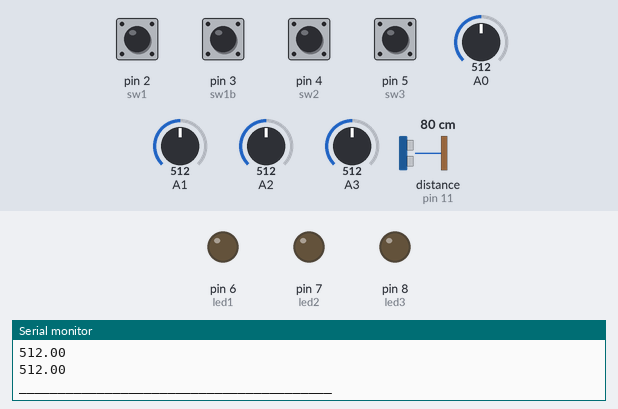
Simulated run of this sketch. Board: Arduino Uno, built with avr-gcc and run on an emulated ATmega328P. Parts: output pins drawn as LEDs (lit = HIGH), the last lines printed to the serial monitor. Wiring (inferred from the names in the program): ultrasonic range finder: trigger pin 10; echo pin 11. The test bench sets the inputs (shaded band); at power-on: pin 2 (sw1), pin 3 (sw1b), pin 4 (sw2), pin 5 (sw3) HIGH, A0 = 512, A1 = 512, A2 = 512, A3 = 512, distance to the obstacle (sensor on pin 11) 80 cm. The echo pulse lasts 58.3 µs per cm; pins used as bus, display or sensor lines are not drawn.

Above: at 1.2 s.
1.3 s: A0 set to 87
2.8 s: A0 set to 76
At 3.2 s:
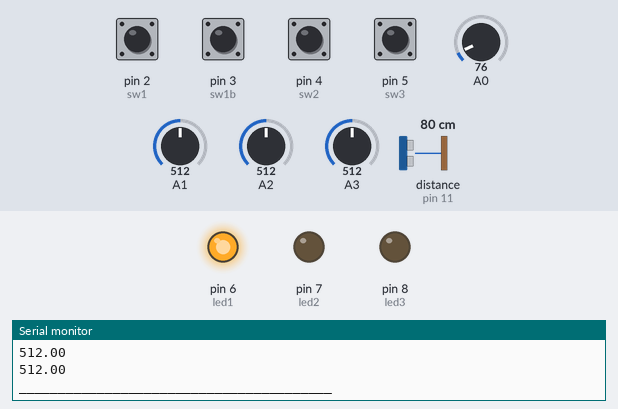
4.3 s: pin 4 (sw2) pulled LOW for 0.15 s
At 4.46 s:
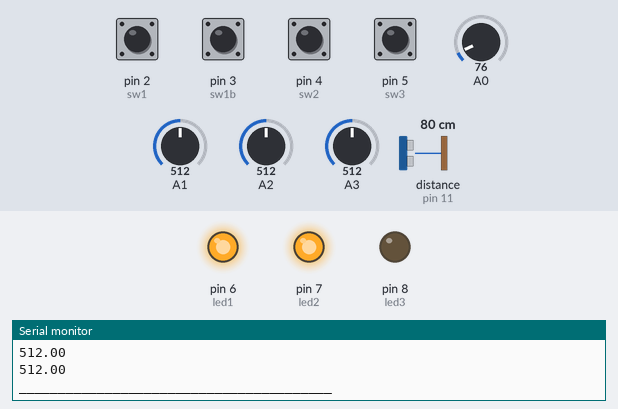
6.0 s: pin 5 (sw3) pulled LOW for 0.15 s
At 6.19 s:
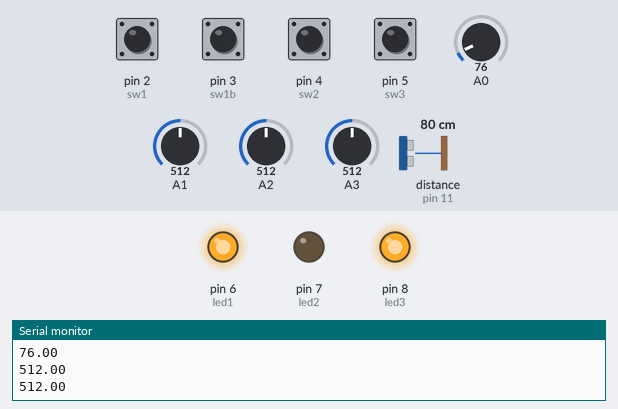
7.7 s: A1 set to 107
10.7 s: A1 set to 95
Timing chart, 0 to 13.7 s (numbered marks = the images above; inputs shaded):
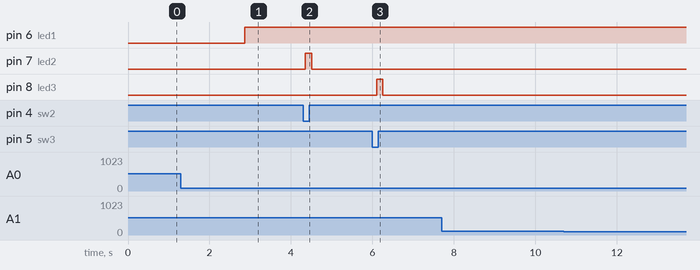

Measured:
- the behaviour switches between 81 and 80 on A0 (found by bisection; images 0 and 1)
- after the input at 2.8 s, pin 6 (led1): LOW → HIGH after 0.07 s
- after the input at 4.3 s, pin 7 (led2): LOW → HIGH after 0.06 s, → LOW 0.15 s later
- after the input at 6.0 s, pin 8 (led3): LOW → HIGH after 0.10 s, → LOW 0.15 s later

The sketch:

Project.ino
```cpp
//Ultrasonic Sensor HC-SR04
//measures distance by emitting 40,000Hz signal and receiving a bounced back signal.
//measures distance in centimeters
//Distance = (full travel time)*(speed of sound) divded by 2
//Switches 2 and 3 are simple on/off toggle switches
//Switch 1 has 3 settings: on, off, and neutral. We chose off to mean off, neutral to mean automatic mode, and on to be on for the headlights.

const int trigPin = 10; //sets trigger pin to pin 10
const int echoPin = 11; //sets echo pin to pin 11
const int sw1 = 2; //Switch 1 is pin 2
const int sw1b = 3; //Switch 1b is pin 3
const int sw2 = 4; //Switch 2 is pin 4
const int sw3 = 5; //Switch 3 is pin 5
const int led1 = 6; //Led 1 (headlight) is pin 6
const int led2 = 7; //Led 2 (fog light) is pin 7
const int led3 = 8; //Led 3 (high beam) is pin 8
const int lt = 80; //Threshold to turn on automatic headlights
const int dk = 100; //Threshold to turn off automatic headlights
int sw1read; //input value for switch 1
int sw1bread; //input value for switch 1b
int sw2read; //input value for switch 2
int sw3read; //input value for switch 3
float a0; //input for PT 1
float a1; //input for PT 2
float a2; //input for PT 3
float a3; //input for PT 4
int arr[50]; //making an array to store distance values
int arrt[50]; //making an array to store times based on the MS clock
int whatTime; //keeps track of the time
int pos = 0; //arbitrary variable that is used to store the position within the array
long duration1; //duration of the pulse for the range sensor
int distance1; //distance measured by the range sensor
int changeDistance; //change in distance
long changeTime; //change in time
float velo; //velocity of  incoming object w/respect to car
int carvelo; //velocity of car
float lastTime;
int lastDist;

void setup() {
    pinMode(trigPin, OUTPUT); //sets trigger pin as Output
    pinMode(echoPin, INPUT); //sets echo pin as Input
    pinMode(sw1, INPUT_PULLUP); //switch 1 is input
    pinMode(sw2, INPUT_PULLUP); //switch 2 is input
    pinMode(sw1b, INPUT_PULLUP); //switch 1b is an input
    pinMode(sw3, INPUT_PULLUP); //switch 3 is input
    pinMode(led1, OUTPUT); //led 1 is output
    pinMode(led2, OUTPUT); //led 2 is output
    pinMode(led3, OUTPUT); //led 3 is output
    Serial.begin(9600);
    digitalWrite(led1, LOW); //setting headlights to low to start
    digitalWrite(led2, LOW); //setting fog lights to low to start
    digitalWrite(led3, LOW); //setting high beams to low to start
}

void loop() {
    sw1read = digitalRead(sw1); //reads switch 1
    sw2read = digitalRead(sw2); //reads switch 2
    sw1bread = digitalRead(sw1b); //reads switch 1b
    sw3read = digitalRead(sw3); //reads switch 3
    //Serial.println(sw1read);
    //Serial.println(sw2read);
    //Serial.println(sw3read);
    if(sw2read == 0){ //if switch 2 is on, turn on fog lights
      digitalWrite(led2, HIGH);
    }
    if(sw2read == 1){ //if switch 2 is off, turn off fog lights
      digitalWrite(led2, LOW);
    }
    if(sw1read == 0){ //if switch 1 is on, turn on headlights
      digitalWrite(led1, HIGH);
    }
    if(sw1read == 1 && sw1bread == 0){ //if switch 1 is off, turn off headlights
      digitalWrite(led1, LOW);
    }

    a0 = analogRead(0); //Reads all the analog pins
    Serial.println(a0);
    a1 = analogRead(1);
    Serial.println(a1);
    a2 = analogRead(2);
    Serial.println(a2);
    a3 = analogRead(3);
    Serial.println(a3);
    carvelo = 0; //our car's velo is 0, but could be something else in a different situation

    if(sw1read  == HIGH && sw1bread == HIGH){ //If headlights switch is in automatic, turns on lights if any of 4 phototransistors are reading below the threshold
      if(a0 <= lt){ //if pt1 is below lt, turn lights on
        digitalWrite(led1, HIGH); }
      if(a1 <= lt){ //if pt2 is below lt, turn lights on
        digitalWrite(led1, HIGH); }
      if(a2 <= lt){ //if pt3 is below lt, turn lights on
        digitalWrite(led1, HIGH); }
      if(a3 <= lt){ //if pt4 is below lt, turn lights on
        digitalWrite(led1, HIGH);}
      if(a0 > dk && a1 > dk && a2 > dk && a3 > dk) //if all of the PTs are above dk, turn  the lights off
        digitalWrite(led1, LOW);
    }
    //the next 7 lines send a pulse from the distance sensor that will bounce back and tell us the distance in cm
    digitalWrite(trigPin, LOW);
    delayMicroseconds(2);

    //sets trigger pin HIGH for 10 microseconds
    digitalWrite(trigPin, HIGH);
    delayMicroseconds(10);
    digitalWrite(trigPin, LOW);

    duration1 = pulseIn(echoPin, HIGH); //reads echopin. returns signal travel time in microseconds
    distance1 = duration1*0.034/2; //distance is half the travel time of the emitted signal times the speed of sound
    //Serial.println(distance1);
    whatTime = millis(); //take current time on ms clock

    if (pos < 19){ //making an array of last 20 values, if it's not full then fill it up first
    arr[pos] = distance1;
    arrt[pos] = whatTime;
    pos++;
    velo = 0;
    }
    if(pos == 19){ //if array is full, add newest value to position 19 and remove oldest value, sliding every value down one position
      for(int i = 0; i < 19; i++){
        arr[i] = arr[i+1];
        arrt[i] = arrt[i+1];
      }
      arr[pos] = distance1;
      arrt[pos] = whatTime;
      changeDistance = arr[0]-arr[pos];
      changeTime = arrt[pos] - arrt[0];
      velo = (float)1000*changeDistance/changeTime; //calculate the velocity of the oncoming object in cm/s
    }
    //Serial.println(distance1); //Serial stuff for tracking the high beam sensor
    //Serial.println(whatTime);
    //Serial.println(arr[0]);
    //Serial.println(changeDistance);
    //Serial.println(changeTime);
    //Serial.println(velo);
    Serial.println("________________________________________");


    if(sw3read == LOW){ //check if switch is on for high beams
      if(velo > 10 + carvelo) //dim the high beams if oncoming velocity is faster than car velocity (with a buffer of 2 to avoid flickering)
        digitalWrite(led3, LOW);
      else if(velo<=carvelo)
        digitalWrite(led3, HIGH);//otherwise, turn high beams on
    }else{
      digitalWrite(led3, LOW); //if switch is off, high beams always off
    }
}
```
